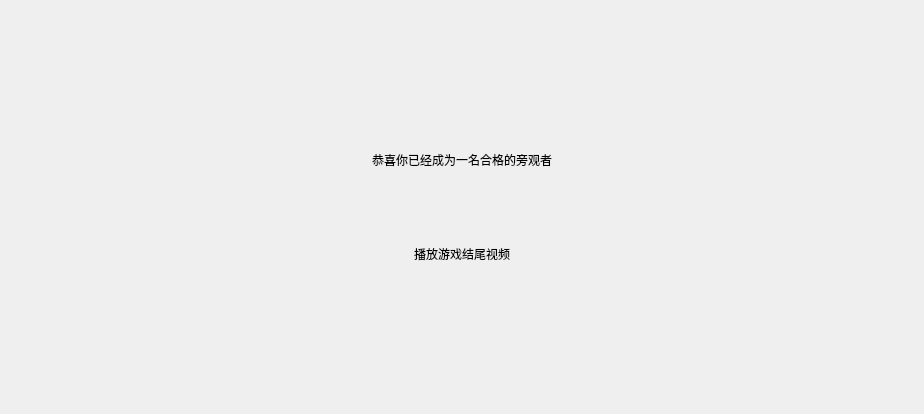
<?xml version="1.0" encoding="UTF-8"?>
<ui version="4.0">
 <class>Form</class>
 <widget class="QWidget" name="Form">
  <property name="geometry">
   <rect>
    <x>0</x>
    <y>0</y>
    <width>924</width>
    <height>414</height>
   </rect>
  </property>
  <property name="windowTitle">
   <string>Form</string>
  </property>
  <layout class="QVBoxLayout" name="verticalLayout">
   <item>
    <spacer name="verticalSpacer">
     <property name="orientation">
      <enum>Qt::Vertical</enum>
     </property>
     <property name="sizeHint" stdset="0">
      <size>
       <width>20</width>
       <height>40</height>
      </size>
     </property>
    </spacer>
   </item>
   <item>
    <spacer name="verticalSpacer_4">
     <property name="orientation">
      <enum>Qt::Vertical</enum>
     </property>
     <property name="sizeHint" stdset="0">
      <size>
       <width>20</width>
       <height>40</height>
      </size>
     </property>
    </spacer>
   </item>
   <item>
    <widget class="QLabel" name="label">
     <property name="styleSheet">
      <string notr="true">font: 60pt &quot;MF LiHei (Noncommercial)&quot;;</string>
     </property>
     <property name="text">
      <string>恭喜你已经成为一名合格的旁观者</string>
     </property>
     <property name="alignment">
      <set>Qt::AlignCenter</set>
     </property>
    </widget>
   </item>
   <item>
    <spacer name="verticalSpacer_3">
     <property name="orientation">
      <enum>Qt::Vertical</enum>
     </property>
     <property name="sizeHint" stdset="0">
      <size>
       <width>20</width>
       <height>40</height>
      </size>
     </property>
    </spacer>
   </item>
   <item>
    <widget class="QLabel" name="label_2">
     <property name="styleSheet">
      <string notr="true">font: 100pt &quot;MF LiHei (Noncommercial)&quot;;</string>
     </property>
     <property name="text">
      <string>播放游戏结尾视频</string>
     </property>
     <property name="alignment">
      <set>Qt::AlignCenter</set>
     </property>
    </widget>
   </item>
   <item>
    <spacer name="verticalSpacer_5">
     <property name="orientation">
      <enum>Qt::Vertical</enum>
     </property>
     <property name="sizeHint" stdset="0">
      <size>
       <width>20</width>
       <height>40</height>
      </size>
     </property>
    </spacer>
   </item>
   <item>
    <spacer name="verticalSpacer_2">
     <property name="orientation">
      <enum>Qt::Vertical</enum>
     </property>
     <property name="sizeHint" stdset="0">
      <size>
       <width>20</width>
       <height>40</height>
      </size>
     </property>
    </spacer>
   </item>
  </layout>
 </widget>
 <resources/>
 <connections/>
</ui>
